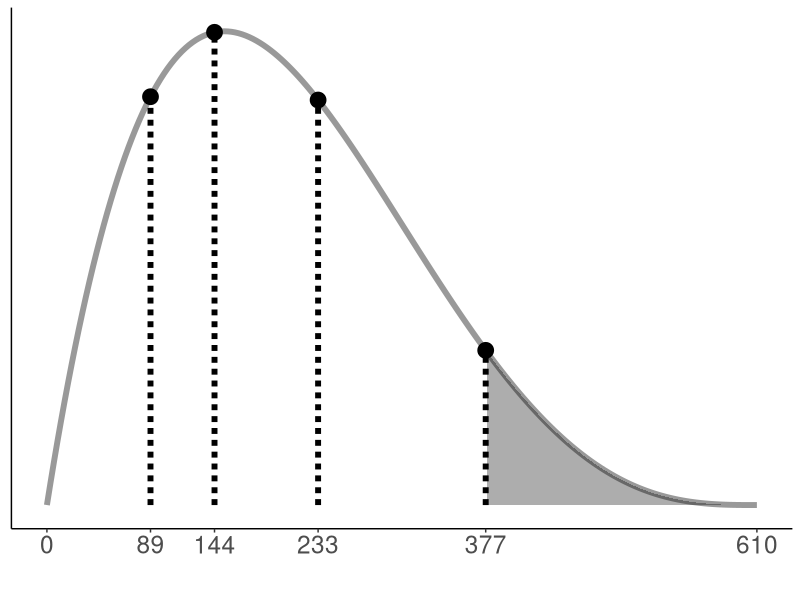

Source code (R):
library(ggplot2)

x <- seq(0, 1, len=201)
y <- dbeta(x, shape1=2, shape2=4)
d <- data.frame(x=x*610, y=y)

X <- c(89, 144, 233, 377)/610
Y <- dbeta(X, shape1=2, shape2=4)
d1 <- data.frame(x=X*610, y=Y)

p <- ggplot(data=d, aes(x, y)) +
  theme_classic() +
  theme(text=element_text(size=22),
        axis.title.y=element_blank(),
        axis.text.y=element_blank(),
        axis.ticks.y=element_blank()) +
  geom_ribbon(data=subset(d, x > 377), aes(x=x, y=y, ymin=0, ymax=y), alpha=0.4) +
  geom_line(color='black', size=2, alpha=0.4) +
  geom_segment(data=d1, aes(x=x, xend=x, y=0, yend=y), linetype='11', size=2) +
  geom_point(data=d1, aes(x=x, y=y), size=5) +
  scale_x_continuous(breaks=c(0, 89, 144, 233, 377, 610)) +
  labs(x='')
ggsave(p, file='output/fig13-3.png', dpi=300, w=6, h=3)

